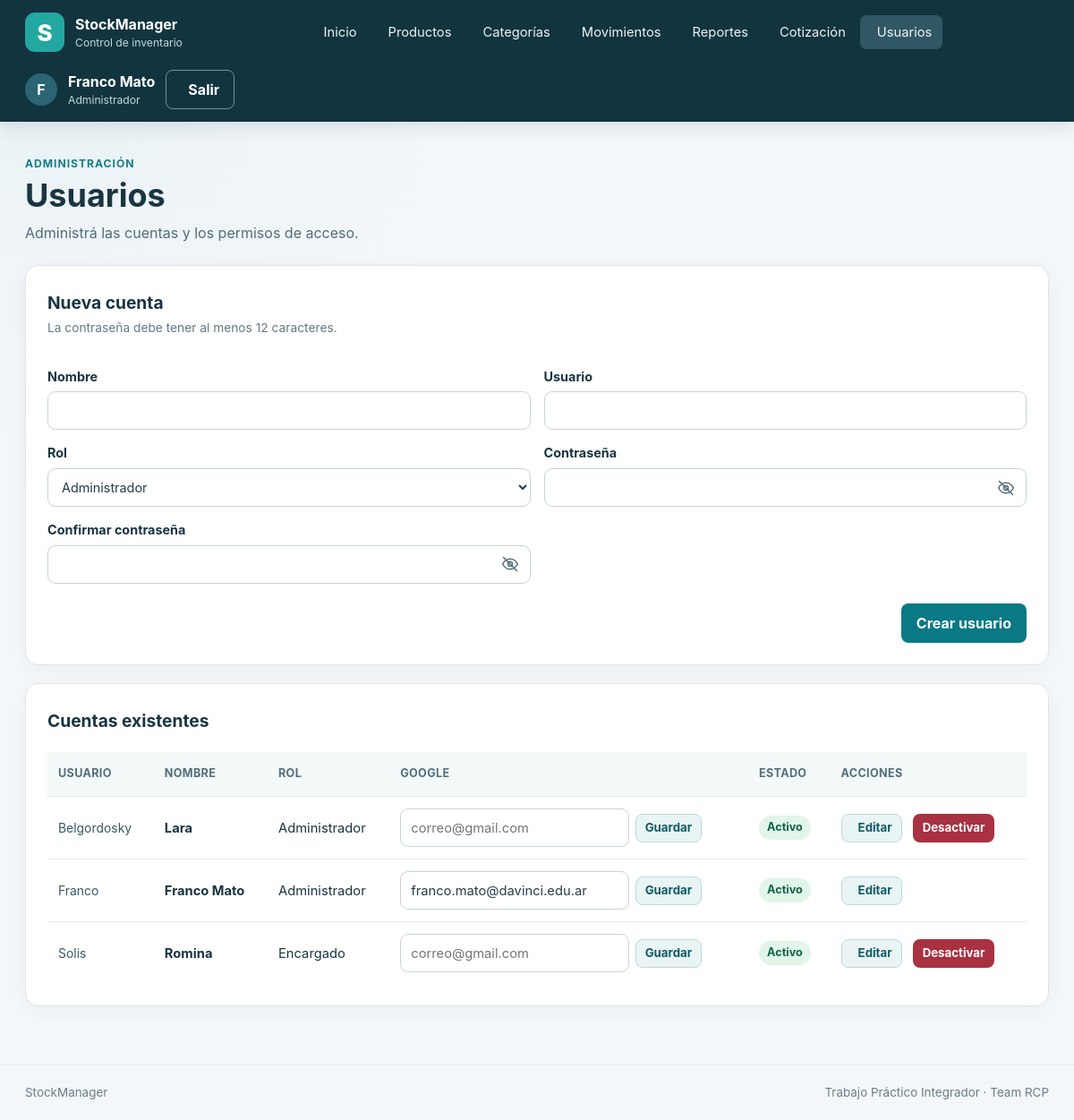
/usuarios/ (signed in), run on the app's committed database.
### app/models.py (models this page shows)
class Usuario(db.Model):
    __tablename__ = "usuarios"
    __table_args__ = (
        db.Index(
            "idx_usuarios_correo_google",
            "correo_google",
            unique=True,
            sqlite_where=db.text("correo_google IS NOT NULL"),
        ),
        db.Index(
            "idx_usuarios_google_sub",
            "google_sub",
            unique=True,
            sqlite_where=db.text("google_sub IS NOT NULL"),
        ),
    )
    id = db.Column(db.Integer, primary_key=True)
    nombre = db.Column(db.Text, nullable=False)
    usuario = db.Column(db.Text, nullable=False, unique=True)
    password_hash = db.Column(db.Text, nullable=False)
    correo_google = db.Column(db.Text(collation="NOCASE"))
    google_sub = db.Column(db.Text)
    rol_id = db.Column(db.Integer, db.ForeignKey("roles.id", ondelete="RESTRICT"), nullable=False)
    activo = db.Column(db.Integer, nullable=False, default=1)
    creado_en = db.Column(db.Text, nullable=False, server_default=db.text("(strftime('%Y-%m-%dT%H:%M:%fZ', 'now'))"))
    rol = db.relationship("Rol")

class Rol(db.Model):
    __tablename__ = "roles"
    id = db.Column(db.Integer, primary_key=True)
    nombre = db.Column(db.Text, nullable=False, unique=True)
    descripcion = db.Column(db.Text, nullable=False)

### app/usuarios/routes.py (the view)
@bp.get("/")
@administrador_requerido
def listar():
    usuarios = db.session.scalars(select(Usuario).order_by(Usuario.usuario)).all()
    roles = db.session.scalars(select(Rol).order_by(Rol.nombre)).all()
    return render_template("usuarios/lista.html", usuarios=usuarios, roles=roles)

### app/security.py (called while the page is built)
def csrf_token() -> str:
    if "csrf_token" not in session:
        session["csrf_token"] = secrets.token_urlsafe(32)
    return session["csrf_token"]

def validar_csrf() -> None:
    if request.method in {"POST", "PUT", "PATCH", "DELETE"}:
        actual = session.get("csrf_token", "")
        recibido = request.form.get("csrf_token", "")
        if not actual or not recibido or not hmac.compare_digest(actual, recibido):
            abort(400, description="Token CSRF inválido. Volvé a cargar el formulario.")

def login_requerido(func):
    @wraps(func)
    def wrapper(*args, **kwargs):
        if g.usuario is None:
            return redirect(url_for("auth.login"))
        return func(*args, **kwargs)
    return wrapper

def administrador_requerido(func):
    @wraps(func)
    @login_requerido
    def wrapper(*args, **kwargs):
        if g.usuario.rol.nombre != "administrador":
            abort(403)
        return func(*args, **kwargs)
    return wrapper

### app/templates/usuarios/lista.html (shortened to what this page needs)
{% extends 'base.html' %}
{% block contenido %}
<section class="page-heading">
  <div>
    <p class="eyebrow">Administración</p>
    <h1>Usuarios</h1>
    <p class="page-lead">Administrá las cuentas y los permisos de acceso.</p>
  </div>
</section>
<section class="panel">
  <div class="section-heading">
    <div>
      <h2>Nueva cuenta</h2>
      <p class="helper-text">La contraseña debe tener al menos 12 caracteres.</p>
    </div>
  </div>
  <form method="post" action="{{ url_for('usuarios.nuevo') }}" class="form-grid">
    <label>Nombre<input name="nombre" maxlength="120" required></label>
    <label>Usuario<input name="usuario" maxlength="32" required></label>
    <label>Rol
      <select name="rol_id">
        {% for r in roles %}<option value="{{ r.id }}">{{ r.nombre|capitalize }}</option>{% endfor %}
      </select>
    </label>
    <label for="usuario-password">Contraseña
      <span class="password-field">
        <input id="usuario-password" type="password" name="password" minlength="12" autocomplete="new-password" required>
        <button class="password-toggle" type="button" aria-label="Mostrar contraseña"
                aria-controls="usuario-password" aria-pressed="false">
          <svg viewBox="0 0 24 24" aria-hidden="true" focusable="false">
            <path d="M2 12s3.6-7 10-7 10 7 10 7-3.6 7-10 7S2 12 2 12Z"></path>
            <circle cx="12" cy="12" r="3"></circle>
            <path class="password-toggle-slash" d="M3 3l18 18"></path>
          </svg>
        </button>
      </span>
    </label>
    <label for="usuario-confirmacion">Confirmar contraseña
      <span class="password-field">
        <input id="usuario-confirmacion" type="password" name="confirmacion" minlength="12"
               autocomplete="new-password" required>
        <button class="password-toggle" type="button" aria-label="Mostrar contraseña"
                aria-controls="usuario-confirmacion" aria-pressed="false">
          <svg viewBox="0 0 24 24" aria-hidden="true" focusable="false">
            <path d="M2 12s3.6-7 10-7 10 7 10 7-3.6 7-10 7S2 12 2 12Z"></path>
            <circle cx="12" cy="12" r="3"></circle>
            <path class="password-toggle-slash" d="M3 3l18 18"></path>
          </svg>
        </button>
      </span>
    </label>
    <div class="form-actions field-span"><button class="button button--primary" type="submit">Crear usuario</button>
    </div>
  </form>
</section>
<section class="panel table-wrap">
  <div class="section-heading">
    <div>
      <h2>Cuentas existentes</h2>
    </div>
  </div>
  <table>
    <thead>
      <tr>
        <th>Usuario</th>
        <th>Nombre</th>
        <th>Rol</th>
        <th>Google</th>
        <th>Estado</th>
        <th>Acciones</th>
      </tr>
    </thead>
    <tbody>
      {% for u in usuarios %}
      <tr>
        <td class="cell-code">{{ u.usuario }}</td>
        <td class="cell-primary">{{ u.nombre }}</td>
        <td>{{ u.rol.nombre|capitalize }}</td>
        <td>
          <form method="post" action="{{ url_for('usuarios.vincular_google', usuario_id=u.id) }}" class="google-link-form">
            <input type="email" name="correo_google" value="{{ u.correo_google or '' }}"
                   placeholder="correo@gmail.com" maxlength="254" aria-label="Correo Google de {{ u.usuario }}">
            <button class="button button--secondary button--small" type="submit">Guardar</button>
          </form>
        </td>
        <td><span class="status-badge {{ 'status-badge--active' if u.activo else 'status-badge--inactive' }}">{{
            'Activo' if u.activo else 'Inactivo' }}</span></td>
        <td>
          <div class="row-actions">
            <a class="button button--secondary button--small" href="{{ url_for('usuarios.editar', usuario_id=u.id) }}">
               Editar
            </a>
            {% if u.activo and u.id != g.usuario.id %}
            <form method="post" action="{{ url_for('usuarios.desactivar', usuario_id=u.id) }}">
            <button class="button button--danger button--small" type="submit">Desactivar</button>
            </form>
            {% endif %}
          </div>
        </td>
      </tr>
      {% endfor %}
    </tbody>
  </table>
</section>
{% endblock %}

### app/templates/base.html (shortened to what this page needs)
<!doctype html>
<html lang="es-AR">
<head>
  <link rel="stylesheet" href="{{ url_for('static', filename='css/styles.css') }}">
  <link rel="stylesheet" href="{{ url_for('static', filename='vendor/fontawesome/css/solid.min.css') }}">
  <link rel="stylesheet" href="{{ url_for('static', filename='vendor/sweetalert2/sweetalert2.min.css') }}">
</head>
<body>
  <header class="site-header">
    <div class="header-inner">
      <a class="brand" href="{{ url_for('main.inicio') }}" aria-label="StockManager, ir al inicio">
        <span class="brand-mark" aria-hidden="true">S</span>
        <span class="brand-copy">
          <strong>StockManager</strong>
          <small>Control de inventario</small>
        </span>
      </a>
      {% if g.usuario %}
      <nav class="main-nav" aria-label="Menú principal">
        <a href="{{ url_for('main.inicio') }}" ><span>Inicio</span></a>
        <a href="{{ url_for('productos.listar') }}" ><span>Productos</span></a>
        <a href="{{ url_for('categorias.listar') }}" ><span>Categorías</span></a>
        <a href="{{ url_for('movimientos.listar') }}" ><span>Movimientos</span></a>
        <a href="{{ url_for('reportes.inicio') }}" ><span>Reportes</span></a>
        {% if g.usuario.rol.nombre == 'administrador' %}
        <a href="{{ url_for('cotizaciones.inicio') }}"><span>Cotización</span></a>
        <a href="{{ url_for('usuarios.listar') }}" {% if request.endpoint and request.endpoint.startswith('usuarios.')
          %}aria-current="page" {% endif %}><span>Usuarios</span></a>
        {% endif %}
      </nav>
      <div class="user-menu">
        <span class="user-avatar" aria-hidden="true">{{ g.usuario.nombre[:1]|upper }}</span>
        <span class="user-details">
          <strong>{{ g.usuario.nombre }}</strong>
          <small>{{ g.usuario.rol.nombre|capitalize }}</small>
        </span>
        <form method="post" action="{{ url_for('auth.logout') }}">
          <button class="button button--quiet" type="submit"><span>Salir</span></button>
        </form>
      </div>
      {% endif %}
    </div>
  </header>
  <main class="page-shell">
    {% block contenido %}{% endblock %}
  </main>
  <footer class="site-footer">
    <span>StockManager</span>
    <span>Trabajo Práctico Integrador · Team RCP</span>
  </footer>
</body>
</html>

### data on the page
Usuario: usuario "F", usuario.nombre "Franco Mato", usuario "Franco", nombre "Franco Mato", rol.nombre "Administrador", correo_google "franco.mato@davinci.edu.ar", activo "Activo"
Rol: usuario.rol.nombre "Administrador"
Usuario: usuario "Belgordosky", nombre "Lara", rol.nombre "Administrador", activo "Activo"
Usuario: usuario "Solis", nombre "Romina", rol.nombre "Encargado", activo "Activo"

### other printed values
form field rol_id "Administrador"
